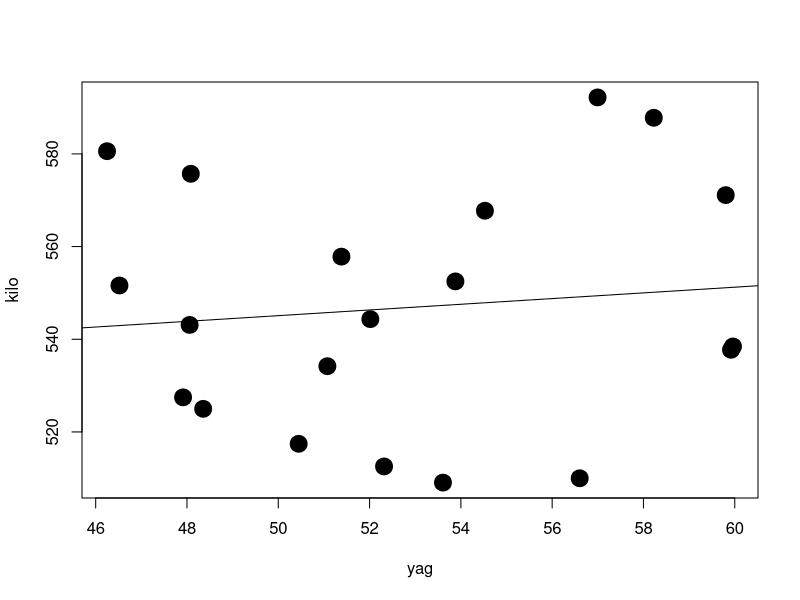

R code for this plot:
kilo <- runif(20,min=500,max = 600)
yag <- runif(20,min=45,max = 60)

df <- data.frame(kilo , yag)
df

# tasarim matrisi
X <- model.matrix(~yag, data = df)
X
# y matrisi
y <- matrix(df$kilo)
y

## Uygulama (Y = AX + E)  A degerini bulma  indercept ve slope
A <- solve(t(X)%*%X) %*% t(X) %*% y 
A

#plot
plot(yag,kilo, lwd=10)
abline(A)

## Lm fonkisyonu ile 
lm<-lm(kilo ~.,df)
summary(lm)
as.vector(coef(lm))

## coef karsilastirma
AvsLM <- data.frame(LM=coef(lm),matris = A)
AvsLM

Sonuclar <- data.frame(original = kilo, predicted = fitted(lm))
Sonuclar

